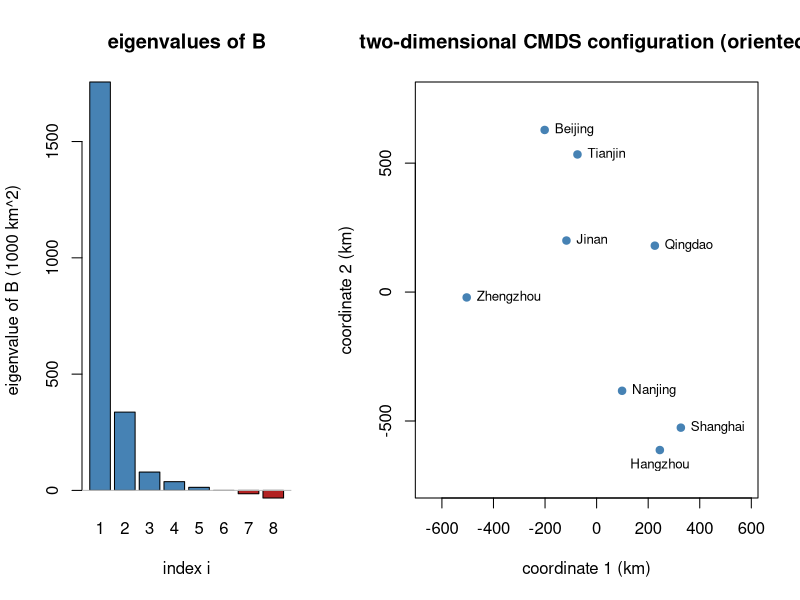

Recreate this plot in R.
# Classical MDS of road distances (km) between eight cities in eastern China.
cities <- c("Beijing", "Tianjin", "Jinan", "Qingdao", "Zhengzhou", "Shanghai", "Hangzhou", "Nanjing")
lower <- list(0, c(118, 0), c(439, 363, 0), c(668, 571, 362, 0), c(714, 729, 443, 772, 0),
              c(1259, 1145, 886, 776, 984, 0), c(1328, 1191, 872, 828, 962, 203, 0),
              c(1065, 936, 626, 617, 710, 322, 305, 0))
n <- length(cities)
D <- matrix(0, n, n, dimnames = list(cities, cities))
for (i in seq_len(n)) {
  for (j in seq_along(lower[[i]])) {
    D[i, j] <- D[j, i] <- lower[[i]][j]
  }
}

fit <- cmdscale(D, k = 2, eig = TRUE)  # eigen-decomposition of B = -H D^2 H / 2
lam <- fit$eig
Z <- fit$points

# CMDS fixes the configuration only up to an orthogonal transformation; choose the one
# (rotation and/or reflection) that best matches approximate map positions (longitude, latitude).
lonlat <- matrix(c(116.4, 39.9, 117.2, 39.1, 117.0, 36.7, 120.4, 36.1, 113.6, 34.7,
                   121.5, 31.2, 120.2, 30.3, 118.8, 32.1), ncol = 2, byrow = TRUE)
target <- sweep(sweep(lonlat, 2, colMeans(lonlat)), 2, c(111 * cos(35 * pi / 180), 111), "*")
s <- svd(t(Z) %*% target)
Z <- Z %*% (s$u %*% t(s$v))

layout(matrix(1:2, 1), widths = c(1, 1.4))
barplot(lam / 1e3, names.arg = 1:n, col = ifelse(lam > 0, "steelblue", "firebrick"),
        xlab = "index i", ylab = "eigenvalue of B (1000 km^2)", main = "eigenvalues of B")
abline(h = 0, col = "gray")

plot(Z, pch = 19, col = "steelblue", asp = 1,
     xlim = range(Z[, 1]) + c(-150, 250), ylim = range(Z[, 2]) + c(-100, 100),
     xlab = "coordinate 1 (km)", ylab = "coordinate 2 (km)",
     main = "two-dimensional CMDS configuration (oriented)")
text(Z, labels = cities, pos = ifelse(cities == "Hangzhou", 1, 4), cex = 0.8)
